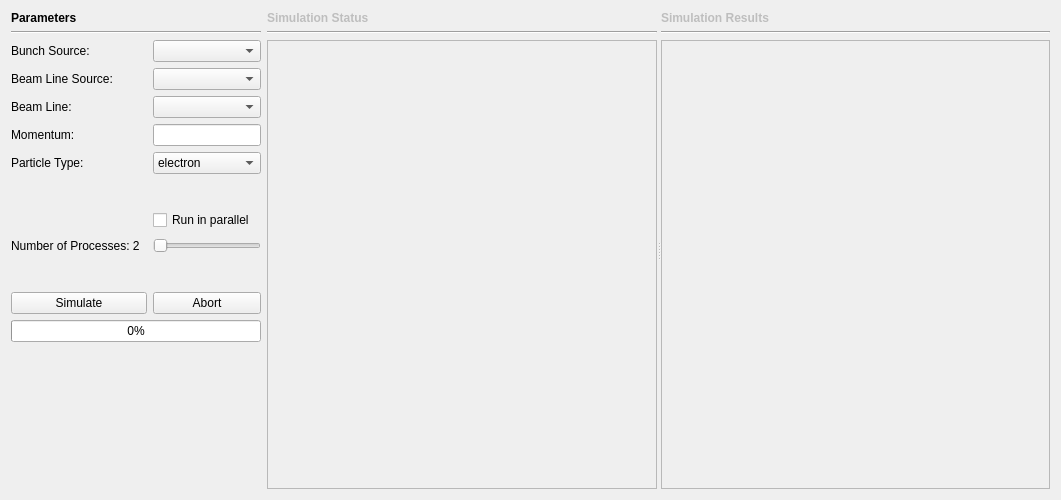
<?xml version="1.0" encoding="UTF-8"?>
<ui version="4.0">
 <class>ELE</class>
 <widget class="QWidget" name="ELE">
  <property name="geometry">
   <rect>
    <x>0</x>
    <y>0</y>
    <width>1061</width>
    <height>500</height>
   </rect>
  </property>
  <property name="sizePolicy">
   <sizepolicy hsizetype="Expanding" vsizetype="Expanding">
    <horstretch>0</horstretch>
    <verstretch>0</verstretch>
   </sizepolicy>
  </property>
  <property name="windowTitle">
   <string>Form</string>
  </property>
  <layout class="QGridLayout" name="gridLayout">
   <item row="0" column="1">
    <widget class="QSplitter" name="splitter">
     <property name="sizePolicy">
      <sizepolicy hsizetype="Expanding" vsizetype="Preferred">
       <horstretch>1</horstretch>
       <verstretch>0</verstretch>
      </sizepolicy>
     </property>
     <property name="orientation">
      <enum>Qt::Horizontal</enum>
     </property>
     <widget class="QWidget" name="layoutWidget">
      <layout class="QVBoxLayout" name="verticalLayout_3">
       <item>
        <widget class="QLabel" name="simulationStatusLabel">
         <property name="enabled">
          <bool>false</bool>
         </property>
         <property name="styleSheet">
          <string notr="true">QLabel {font-weight: bold}</string>
         </property>
         <property name="text">
          <string>Simulation Status</string>
         </property>
        </widget>
       </item>
       <item>
        <widget class="Line" name="line_3">
         <property name="orientation">
          <enum>Qt::Horizontal</enum>
         </property>
        </widget>
       </item>
       <item>
        <widget class="QTextEdit" name="simulationStatusTextEdit">
         <property name="enabled">
          <bool>false</bool>
         </property>
         <property name="focusPolicy">
          <enum>Qt::ClickFocus</enum>
         </property>
         <property name="contextMenuPolicy">
          <enum>Qt::CustomContextMenu</enum>
         </property>
         <property name="readOnly">
          <bool>true</bool>
         </property>
        </widget>
       </item>
      </layout>
     </widget>
     <widget class="QWidget" name="layoutWidget">
      <layout class="QVBoxLayout" name="verticalLayout_2">
       <item>
        <widget class="QLabel" name="simulationResultsLabel">
         <property name="enabled">
          <bool>false</bool>
         </property>
         <property name="styleSheet">
          <string notr="true">QLabel {font-weight: bold}</string>
         </property>
         <property name="text">
          <string>Simulation Results</string>
         </property>
        </widget>
       </item>
       <item>
        <widget class="Line" name="line_4">
         <property name="orientation">
          <enum>Qt::Horizontal</enum>
         </property>
        </widget>
       </item>
       <item>
        <widget class="QListWidget" name="simulationResultsListWidget">
         <property name="enabled">
          <bool>false</bool>
         </property>
         <property name="contextMenuPolicy">
          <enum>Qt::CustomContextMenu</enum>
         </property>
         <property name="toolTip">
          <string>Right-click to open the selected files.</string>
         </property>
        </widget>
       </item>
      </layout>
     </widget>
    </widget>
   </item>
   <item row="0" column="0">
    <layout class="QVBoxLayout" name="verticalLayout">
     <item>
      <widget class="QLabel" name="parametersLabel">
       <property name="styleSheet">
        <string notr="true">QLabel {font-weight:bold}</string>
       </property>
       <property name="text">
        <string>Parameters</string>
       </property>
      </widget>
     </item>
     <item>
      <widget class="Line" name="line_2">
       <property name="orientation">
        <enum>Qt::Horizontal</enum>
       </property>
      </widget>
     </item>
     <item>
      <layout class="QGridLayout" name="gridLayout_2">
       <item row="11" column="0">
        <spacer name="verticalSpacer">
         <property name="orientation">
          <enum>Qt::Vertical</enum>
         </property>
         <property name="sizeHint" stdset="0">
          <size>
           <width>20</width>
           <height>40</height>
          </size>
         </property>
        </spacer>
       </item>
       <item row="9" column="0">
        <widget class="QPushButton" name="simulateButton">
         <property name="sizePolicy">
          <sizepolicy hsizetype="Expanding" vsizetype="Fixed">
           <horstretch>0</horstretch>
           <verstretch>0</verstretch>
          </sizepolicy>
         </property>
         <property name="text">
          <string>Simulate</string>
         </property>
        </widget>
       </item>
       <item row="9" column="1">
        <widget class="QPushButton" name="abortButton">
         <property name="sizePolicy">
          <sizepolicy hsizetype="Expanding" vsizetype="Fixed">
           <horstretch>0</horstretch>
           <verstretch>0</verstretch>
          </sizepolicy>
         </property>
         <property name="text">
          <string>Abort</string>
         </property>
        </widget>
       </item>
       <item row="3" column="0">
        <widget class="QLabel" name="momentumLabel">
         <property name="text">
          <string>Momentum:</string>
         </property>
         <property name="buddy">
          <cstring>momentumLineEdit</cstring>
         </property>
        </widget>
       </item>
       <item row="3" column="1">
        <widget class="QLineEdit" name="momentumLineEdit"/>
       </item>
       <item row="2" column="0">
        <widget class="QLabel" name="beamLineLabel">
         <property name="enabled">
          <bool>true</bool>
         </property>
         <property name="text">
          <string>Beam Line:</string>
         </property>
         <property name="buddy">
          <cstring>beamLineComboBox</cstring>
         </property>
        </widget>
       </item>
       <item row="2" column="1">
        <widget class="QComboBox" name="beamLineComboBox">
         <property name="enabled">
          <bool>true</bool>
         </property>
         <property name="sizePolicy">
          <sizepolicy hsizetype="Expanding" vsizetype="Fixed">
           <horstretch>0</horstretch>
           <verstretch>0</verstretch>
          </sizepolicy>
         </property>
        </widget>
       </item>
       <item row="1" column="1">
        <widget class="QComboBox" name="beamLineSourceComboBox">
         <property name="sizePolicy">
          <sizepolicy hsizetype="Expanding" vsizetype="Fixed">
           <horstretch>0</horstretch>
           <verstretch>0</verstretch>
          </sizepolicy>
         </property>
        </widget>
       </item>
       <item row="1" column="0">
        <widget class="QLabel" name="beamLineSourceLabel">
         <property name="text">
          <string>Beam Line Source:</string>
         </property>
         <property name="buddy">
          <cstring>beamLineSourceComboBox</cstring>
         </property>
        </widget>
       </item>
       <item row="0" column="1">
        <widget class="QComboBox" name="bunchSourceComboBox">
         <property name="sizePolicy">
          <sizepolicy hsizetype="Expanding" vsizetype="Fixed">
           <horstretch>0</horstretch>
           <verstretch>0</verstretch>
          </sizepolicy>
         </property>
        </widget>
       </item>
       <item row="0" column="0">
        <widget class="QLabel" name="bunchSourceLabel">
         <property name="text">
          <string>Bunch Source:</string>
         </property>
         <property name="buddy">
          <cstring>bunchSourceComboBox</cstring>
         </property>
        </widget>
       </item>
       <item row="7" column="0">
        <widget class="QLabel" name="numProcLabel">
         <property name="text">
          <string>Number of Processes: 2  </string>
         </property>
         <property name="buddy">
          <cstring>numProcSlider</cstring>
         </property>
        </widget>
       </item>
       <item row="10" column="0" colspan="2">
        <widget class="QProgressBar" name="progressBar">
         <property name="value">
          <number>0</number>
         </property>
         <property name="textVisible">
          <bool>true</bool>
         </property>
         <property name="invertedAppearance">
          <bool>false</bool>
         </property>
        </widget>
       </item>
       <item row="6" column="1">
        <widget class="QCheckBox" name="run_in_parallel">
         <property name="sizePolicy">
          <sizepolicy hsizetype="Expanding" vsizetype="Fixed">
           <horstretch>0</horstretch>
           <verstretch>0</verstretch>
          </sizepolicy>
         </property>
         <property name="minimumSize">
          <size>
           <width>20</width>
           <height>20</height>
          </size>
         </property>
         <property name="text">
          <string>Run in parallel</string>
         </property>
        </widget>
       </item>
       <item row="7" column="1">
        <widget class="QSlider" name="numProcSlider">
         <property name="sizePolicy">
          <sizepolicy hsizetype="Expanding" vsizetype="Fixed">
           <horstretch>0</horstretch>
           <verstretch>0</verstretch>
          </sizepolicy>
         </property>
         <property name="minimumSize">
          <size>
           <width>40</width>
           <height>20</height>
          </size>
         </property>
         <property name="minimum">
          <number>2</number>
         </property>
         <property name="maximum">
          <number>4</number>
         </property>
         <property name="pageStep">
          <number>2</number>
         </property>
         <property name="value">
          <number>2</number>
         </property>
         <property name="orientation">
          <enum>Qt::Horizontal</enum>
         </property>
         <property name="tickInterval">
          <number>1</number>
         </property>
        </widget>
       </item>
       <item row="4" column="0">
        <widget class="QLabel" name="particleLabel">
         <property name="text">
          <string>Particle Type:</string>
         </property>
         <property name="buddy">
          <cstring>particleComboBox</cstring>
         </property>
        </widget>
       </item>
       <item row="8" column="0">
        <spacer name="verticalSpacer_2">
         <property name="orientation">
          <enum>Qt::Vertical</enum>
         </property>
         <property name="sizeType">
          <enum>QSizePolicy::Fixed</enum>
         </property>
         <property name="sizeHint" stdset="0">
          <size>
           <width>20</width>
           <height>30</height>
          </size>
         </property>
        </spacer>
       </item>
       <item row="4" column="1">
        <widget class="QComboBox" name="particleComboBox">
         <item>
          <property name="text">
           <string>electron</string>
          </property>
         </item>
         <item>
          <property name="text">
           <string>proton</string>
          </property>
         </item>
        </widget>
       </item>
       <item row="5" column="0">
        <spacer name="verticalSpacer_3">
         <property name="orientation">
          <enum>Qt::Vertical</enum>
         </property>
         <property name="sizeType">
          <enum>QSizePolicy::Fixed</enum>
         </property>
         <property name="sizeHint" stdset="0">
          <size>
           <width>20</width>
           <height>30</height>
          </size>
         </property>
        </spacer>
       </item>
      </layout>
     </item>
    </layout>
   </item>
  </layout>
 </widget>
 <tabstops>
  <tabstop>bunchSourceComboBox</tabstop>
  <tabstop>beamLineSourceComboBox</tabstop>
  <tabstop>beamLineComboBox</tabstop>
  <tabstop>momentumLineEdit</tabstop>
  <tabstop>particleComboBox</tabstop>
  <tabstop>run_in_parallel</tabstop>
  <tabstop>numProcSlider</tabstop>
  <tabstop>simulateButton</tabstop>
  <tabstop>abortButton</tabstop>
  <tabstop>simulationStatusTextEdit</tabstop>
  <tabstop>simulationResultsListWidget</tabstop>
 </tabstops>
 <resources/>
 <connections/>
</ui>
